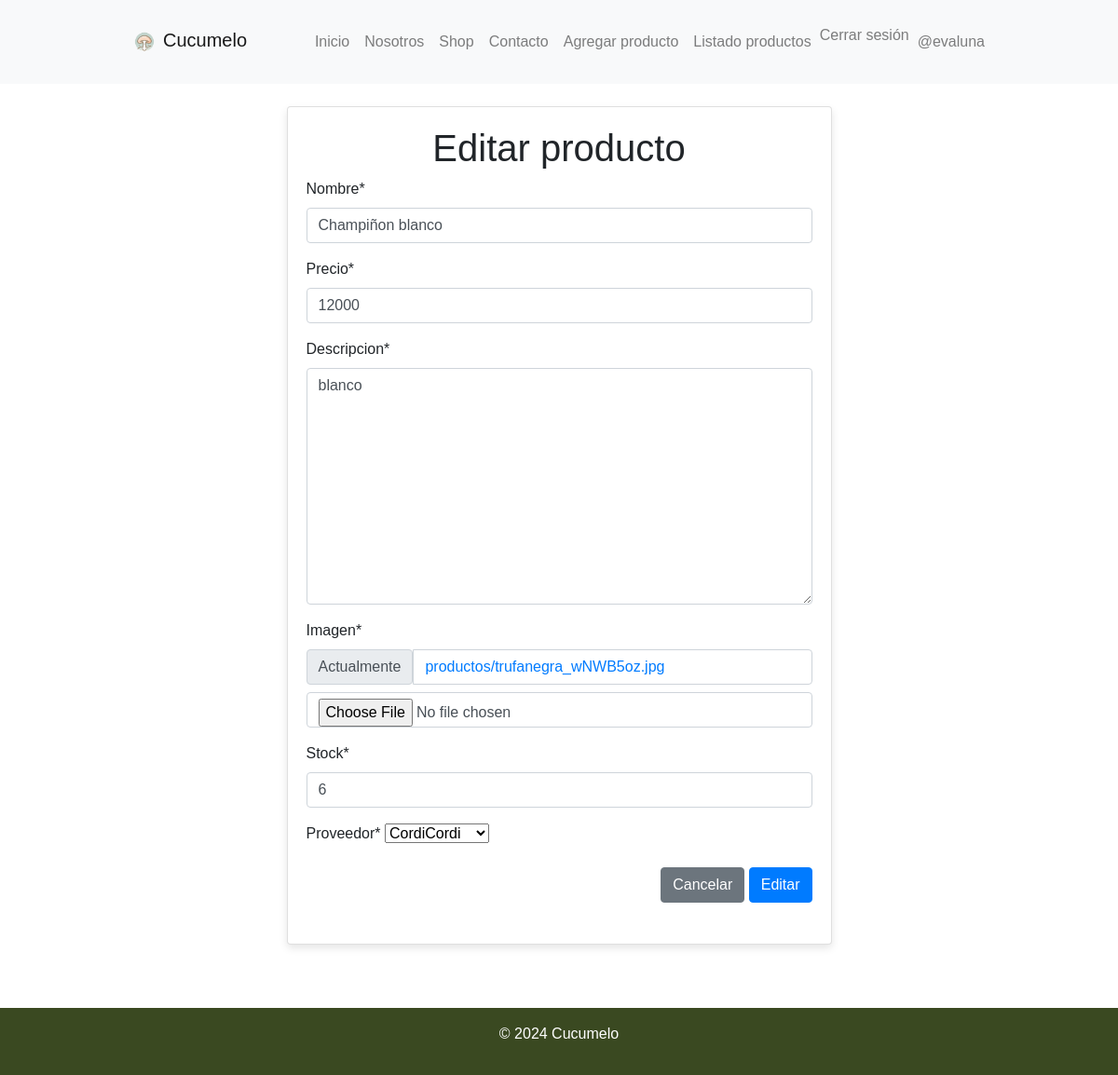
Page /modificar-producto/5/ (signed in) on the committed database.
### app/models.py (models this page shows, shortened)
class Producto (models.Model):
    nombre = models.CharField(max_length=50)
    precio = models.IntegerField()
    descripcion = models.TextField(max_length=100)
    imagen = models.ImageField(upload_to="productos", null=True)
    stock = models.IntegerField(default=0)
    proveedor = models.ForeignKey(Proveedor, on_delete=models.PROTECT)

class Proveedor (models.Model):
    nombre= models.CharField(max_length=50)
    def __str__(self):
        return  self.nombre

### app/views.py (the view, shortened to what this page needs)
# urls.py: path('modificar-producto/<id>/', modificar_producto, name="modificar_producto"),
def modificar_producto (request, id):
    producto = get_object_or_404 (Producto, id=id)
    data = {
            'form': ProductoForm(instance=producto)
    }
    return render (request, 'app/producto/modificar.html', data)

### app/forms.py
class ProductoForm(forms.ModelForm):
    class Meta:
        model = Producto
        fields = ['nombre', 'precio', 'descripcion', 'imagen', 'stock', 'proveedor']

### app/templates/app/producto/modificar.html (shortened to what this page needs)
{% extends 'app/base.html' %} {% block contenido %} {% load crispy_forms_tags %}
<div class="row mt-4">
  <div class="col-12 col-md-6 offset-md-3">
    <div class="card">
      <div class="card-body">
        <h1 class="text-center">Editar producto</h1>
        <form action="" method="post" enctype="multipart/form-data">
          {% csrf_token %} {{ form|crispy }}
          <div class="d-flex justify-content-end">
            <input type="reset" value="Cancelar" class="btn btn-secondary" />
            <input type="submit" value="Editar" class="btn btn-primary" />
          </div>
        </form>
      </div>
    </div>
  </div>
</div>
{% endblock %}

### app/templates/app/base.html (shortened to what this page needs)
<!DOCTYPE html>
<html lang="es">
  <head>
    {% load static %}
    <link
      href="https://stackpath.bootstrapcdn.com/bootstrap/4.5.2/css/bootstrap.min.css"
      rel="stylesheet"
    />
    <link rel="stylesheet" href="{% static 'app/css/style.css' %}" />
  </head>
  <body>
<nav class="navbar navbar-expand-lg navbar-light bg-light">
  <div class="container">
    <a class="navbar-brand" href="{% url 'home' %}">
      <img
        src="{% static 'app/img/logosinfondo.png' %}"
        alt="Logo"
        height="50"
      />Cucumelo
    </a>
    <div class="collapse navbar-collapse" id="navbarNav">
      <ul class="navbar-nav ml-auto">
        <li class="nav-item">
          <a class="nav-link" href="{% url 'home' %}">Inicio</a>
        </li>
        <li class="nav-item">
          <a class="nav-link" href="{% url 'somos' %}">Nosotros</a>
        </li>
        <li class="nav-item">
          <a class="nav-link" href="{% url 'shop' %}">Shop</a>
        </li>
        <li class="nav-item">
          <a class="nav-link" href="{% url 'contacto' %}">Contacto</a>
        </li>
        <li class="nav-item">
          <a class="nav-link" href="{% url 'agregar_producto' %}">Agregar producto</a>
        </li>
        <li class="nav-item">
          <a class="nav-link" href="{% url 'listar_productos' %}">Listado productos</a>
        </li>
        {% if user.is_authenticated %}
        <li class="nav-item">
          <form action="{% url 'logout' %}" method="post">
            <button type="submit" class="btn btn-link nav-link" style="padding: 0;">Cerrar sesión</button>
          </form>
        </li>
        <li class="nav-item">
          <a class="nav-link" href="#">@{{ user.username }}</a>
        </li>
        {% endif %}
      </ul>
    </div>
  </div>
</nav>
    <div id="contenido">{% block contenido %} {% endblock %}</div>
    <footer class="text-center mt-5 py-3">
      <p>&copy; 2024 Cucumelo</p>
    </footer>
  </body>
</html>

### app/Static/App/css/style.css (style rules this page uses)
body { font-family: Arial, sans-serif; margin: 0; padding: 0; }
.navbar { padding: 20px 0; background-color: #556B2F; }
.navbar-brand img { height: 40px; }
.navbar-nav .nav-link { padding: 0.5rem 1rem; }
.container { width: 80%; margin: 0 auto; }
.card { margin-bottom: 20px; box-shadow: 0 4px 8px rgba(0, 0, 0, 0.1); transition: box-shadow 0.3s ease-in-out; }
.btn-primary { background-color: #007bff; border-color: #007bff; }
footer { background-color: #3a4921; color: #ffffff; }

### rows in the picture
Producto: nombre "Champiñon blanco", precio "12000", descripcion "blanco", stock "6", proveedor "CordiCordi"

### other values in the picture
{{ user.username }} "evaluna"
